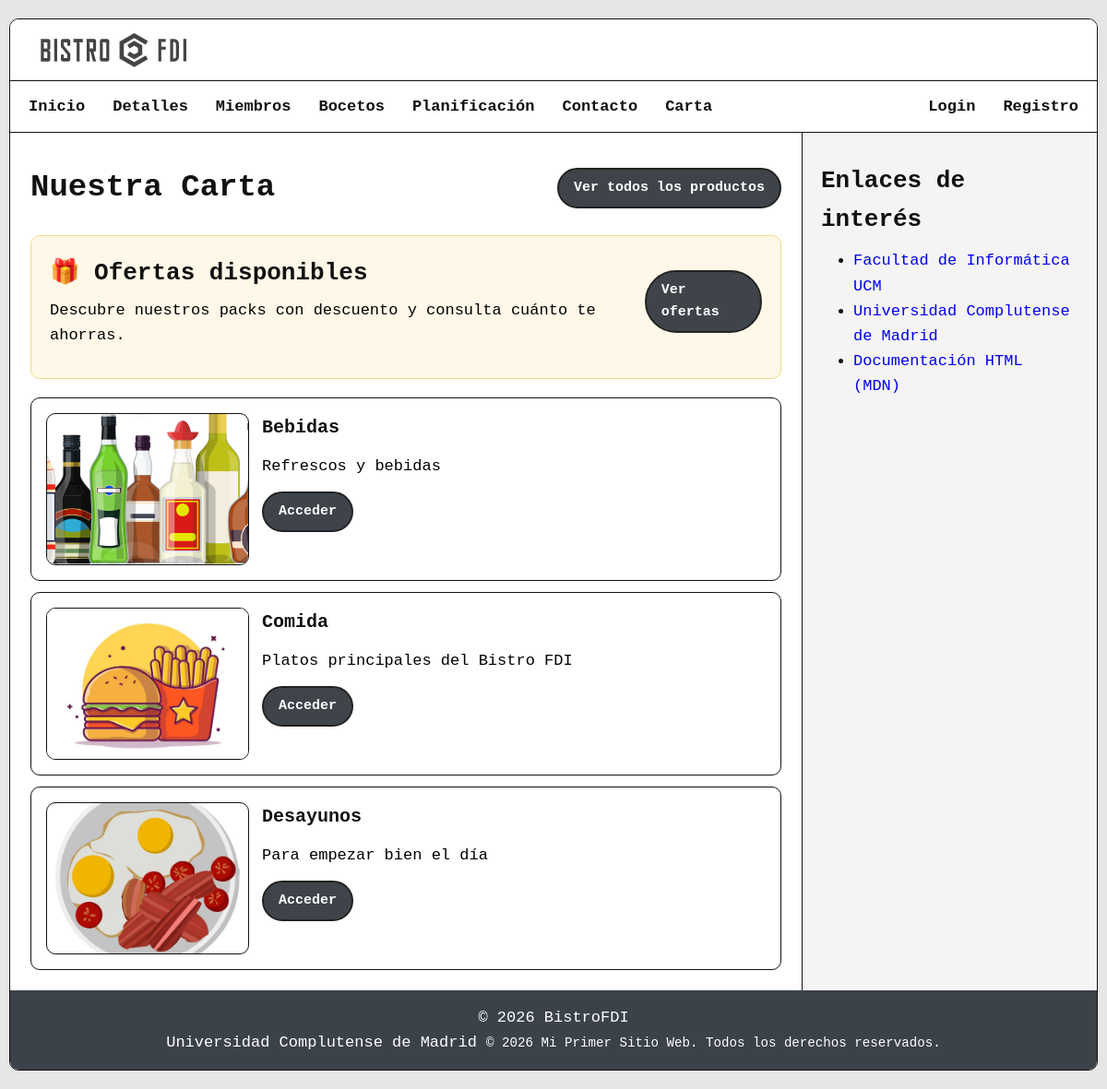
The page /includes/vistas/usuarios/categorias_listar.php on the database its author committed.
### tables this page shows
CREATE TABLE categorias (
    id INT AUTO_INCREMENT PRIMARY KEY,
    nombre VARCHAR(100) NOT NULL,
    descripcion TEXT,
    imagen VARCHAR(255) DEFAULT NULL
);

### includes/app/util/helper.php (called while the page is built, shortened)
<?php
if (!function_exists('h')) {
    function h(string $s): string {
        return htmlspecialchars($s, ENT_QUOTES | ENT_SUBSTITUTE, 'UTF-8');
    }
}

### includes/app/sa/CategoriaSA.php (called while the page is built, shortened)
<?php
require_once RAIZ_APP . '/includes/app/dao/CategoriaDAO.php';
require_once RAIZ_APP . '/includes/app/dto/CategoriaDTO.php';
class CategoriaSA
{
    private static function dao(): CategoriaDAO
    {
        $conn = Aplicacion::getInstance()->getConexionBd();
        return new CategoriaDAO($conn);
    }
    public static function listar(): array
    {
        return self::dao()->findAll();
    }
}

### includes/app/dao/CategoriaDAO.php (called while the page is built, shortened)
<?php
require_once RAIZ_APP . '/includes/app/dto/CategoriaDTO.php';
class CategoriaDAO {
    public function findAll(): array {
        $sql = "SELECT id, nombre, descripcion, imagen
                FROM categorias
                ORDER BY nombre ASC";
        $rs = $this->conn->query($sql);
        $res = [];
        while ($row = $rs->fetch_assoc()) {
            $res[] = new CategoriaDTO(
                (int)$row['id'],
                (string)$row['nombre'],
                $row['descripcion'] !== null ? (string)$row['descripcion'] : null,
                $row['imagen'] !== null ? (string)$row['imagen'] : null
            );
        }
        return $res;
    }
}

### includes/app/dto/CategoriaDTO.php (called while the page is built, shortened)
<?php
class CategoriaDTO {
    public function getId(): ?int { return $this->id; }
    public function getNombre(): string { return $this->nombre; }
    public function getDescripcion(): ?string { return $this->descripcion; }
    public function getImagen(): ?string { return $this->imagen; }
}

### includes/vistas/usuarios/categorias_listar.php (the view, shortened to what this page needs)
<?php
require_once RAIZ_APP . '/includes/app/sa/CategoriaSA.php';
$baseUsuario = RUTA_APP . '/includes/vistas/usuarios';
$categorias = CategoriaSA::listar();
$ofertas = OfertaSA::listarActivasHoy();
$tituloPagina = 'Nuestra Carta';
?>
<section class="ger-wrap">
  <div class="header-bar">
    <h1><?= h($tituloPagina) ?></h1>
    <a class="btn" href="<?= h(RUTA_APP . '/includes/vistas/usuarios/productos_carta.php') ?>">
      Ver todos los productos
    </a>
  </div>
  <?php if (!empty($ofertas)): ?>
  <div class="card" style="margin-bottom: 20px; background: #fff8e8; border: 1px solid #f0d98a; padding: 20px;">
    <div class="header-bar" style="align-items: center; gap: 15px;">
      <div>
        <h2 style="margin: 0 0 6px 0;">🎁 Ofertas disponibles</h2>
        <p class="muted" style="margin: 0;">
          Descubre nuestros packs con descuento y consulta cuánto te ahorras.
        </p>
      </div>
      <a class="btn" href="<?= h(RUTA_APP . '/includes/vistas/ofertas/ofertas_listar.php') ?>">
        Ver ofertas
      </a>
    </div>
  </div>
  <?php endif; ?>
  <?php if (empty($categorias)): ?>
    <p class="muted">No hay categorías todavía.</p>
  <?php else: ?>
    <div class="stack">
      <?php foreach ($categorias as $c): ?>
        <?php $id = (int)$c->getId(); $img = $c->getImagen(); ?>
        <div class="card cat-card">
          <?php if ($img): ?>
            <img
              src="<?= h(RUTA_IMGS . '/' . ltrim((string)$img, '/')) ?>"
              alt=""
              class="cat-img">
          <?php endif; ?>
          <div class="stack flex-1 minw-240">
            <h3 class="title-reset"><?= h((string)$c->getNombre()) ?></h3>
            <p class="muted"><?= h((string)($c->getDescripcion() ?? '')) ?></p>
            <div class="form-actions">
              <a class="btn" href="<?= h($baseUsuario . '/productos_carta.php?id_cat=' . $id) ?>">Acceder</a>
            </div>
          </div>
        </div>
      <?php endforeach; ?>
    </div>
  <?php endif; ?>
</section>
<?php
$contenidoPrincipal = ob_get_clean();
require RAIZ_APP . '/includes/vistas/common/plantilla.php';

### includes/vistas/common/plantilla.php (shortened to what this page needs)
<!DOCTYPE html>
<html>
    <head>
        <link rel="stylesheet" type="text/css" href="<?php echo RUTA_CSS . '/estilo.css' ?>" />
        <link rel="stylesheet" href="<?= RUTA_CSS . '/gerente.css' ?>" />
        <link rel="stylesheet" type="text/css" href="<?= RUTA_CSS . '/movil.css' ?>" />
        <link rel="stylesheet" type="text/css" href="<?= RUTA_CSS . '/tablet.css' ?>" />
    </head>
    <?php
        $staffTheme =
            !empty($_SESSION['login']) &&
            (
                (!empty($_SESSION['esGerente'])  && $_SESSION['esGerente'] === true) ||
                (!empty($_SESSION['esCocinero']) && $_SESSION['esCocinero'] === true) ||
                (!empty($_SESSION['esCamarero']) && $_SESSION['esCamarero'] === true)
            );
    ?>
    <body class="<?= $staffTheme ? 'staff' : '' ?>">
        <div id="contenedor">
            <?php
                include(RAIZ_APP . '/includes/vistas/common/header.php');
                include(RAIZ_APP . '/includes/vistas/common/nav.php');
            ?>
            <div class="contenido">
                <main>
                    <?= $contenidoPrincipal ?? '' ?>
                </main>
                <?php
                    include(RAIZ_APP . '/includes/vistas/common/aside.php');
                ?>
            </div>
            <?php
                include(RAIZ_APP . '/includes/vistas/common/footer.php');
            ?>
        </div>
    </body>
</html>

### includes/vistas/common/header.php
<header id="top">
    <div id="marca">
        <img src="<?= RUTA_IMGS ?>/logo1.png" alt="BistroFDI">
    </div>
</header>

### includes/vistas/common/nav.php (shortened to what this page needs)
<?php
$estaLogueado = !empty($_SESSION['login']);
?>
<nav id="menu">
  <a href="<?= RUTA_APP ?>/index.php">Inicio</a>
  <a href="<?= RUTA_VISTAS ?>/detalles.php">Detalles</a>
  <a href="<?= RUTA_VISTAS ?>/miembros.php">Miembros</a>
  <a href="<?= RUTA_VISTAS ?>/bocetos.php">Bocetos</a>
  <a href="<?= RUTA_VISTAS ?>/planificacion.php">Planificación</a>
  <a href="<?= RUTA_VISTAS ?>/contacto.php">Contacto</a>
  <a href="<?= RUTA_VISTAS ?>/usuarios/categorias_listar.php">Carta</a>
  <span class="nav-right">
    <?php if (!$estaLogueado): ?>
      <a class="nav-cta" href="<?= RUTA_VISTAS ?>/login.php">Login</a>
      <a class="nav-cta" href="<?= RUTA_VISTAS ?>/registrar.php">Registro</a>
    <?php endif; ?>
  </span>
</nav>

### includes/vistas/common/aside.php
<aside>
    <h2>Enlaces de interés</h2>
    <ul>
      <li>
        <a href="https://informatica.ucm.es" target="_blank" rel="noopener noreferrer">
          Facultad de Informática UCM
        </a>
      </li>
      <li>
        <a href="https://www.ucm.es" target="_blank" rel="noopener noreferrer">
          Universidad Complutense de Madrid
        </a>
      </li>
      <li>
        <a href="https://developer.mozilla.org/es/docs/Web/HTML" target="_blank" rel="noopener noreferrer">
          Documentación HTML (MDN)
        </a>
      </li>
    </ul>
  </aside>

### includes/vistas/common/footer.php
<footer>
    <p>© 2026 BistroFDI</p>
    Universidad Complutense de Madrid
    <small>&copy; 2026 Mi Primer Sitio Web. Todos los derechos reservados.</small>
</footer>

### css/estilo.css (style rules this page uses)
* { box-sizing: border-box; margin: 0; padding: 0; }
html, body { min-height: 100%; height: auto; }
body { background: #E6E6E6; color: #111; font-family: ui-monospace, SFMono-Regular, Menlo, Monaco, Consolas, "Liberation Mono", "Courier New", monospace; font-size: 17px; line-height: 1.6; overflow: auto; }
img { display: block; max-width: 100%; height: auto; }
a { text-decoration: none; }
ul, ol { margin-left: 15px; padding-left: 20px; }
h1 { margin: 10px 0 12px; font-size: 34px; }
h2 { margin: 12px 0 10px; font-size: 26px; }
h3 { margin: 12px 0 8px; font-size: 20px; }
#contenedor { width: min(1400px, calc(100vw - 20px)); min-height: calc(100vh - 20px); height: auto; margin: 20px auto; background: #fff; border: 1px solid #111; border-radius: 10px; overflow: hidden; display: grid; grid-template-rows: auto auto 1fr auto; }
header#top { display: flex; align-items: center; gap: 12px; padding: 8px 15px; background: #fff; border-bottom: 1px solid #111; }
#marca img { width: auto; height: 50px; }
#contenedor > .contenido { display: grid; grid-template-columns: 1fr 320px; min-height: 0; }
main { min-height: 0; overflow-y: auto; padding: 22px; }
aside { min-height: 0; overflow-y: auto; padding: 20px; background: #f4f4f4; border-left: 1px solid #111; }
footer { padding: 16px; background: #3B424A; color: #fff; text-align: center; }
nav#menu { display: flex; align-items: center; gap: 10px; position: relative; padding: 8px 10px; background: #fff; border-bottom: 1px solid #111; font-weight: bold; }
nav#menu a { padding: 6px 10px; border-radius: 10px; color: #111; text-decoration: none; }
.nav-right { display: flex; align-items: center; gap: 10px; margin-left: auto; }
.card { padding: 16px; background: #fff; border: 1px solid #111; border-radius: 10px; }
.stack > * + * { margin-top: 12px; }
.muted { color: #000; }
.title-reset, .product-title, .product-name, .cart-item-title { margin: 0; }
.header-bar, .catalog-head { display: flex; align-items: center; justify-content: space-between; gap: 12px; margin-bottom: 12px; }
.btn, button, input[type="button"], input[type="submit"], input[type="reset"] { display: inline-flex; align-items: center; justify-content: center; padding: 8px 16px; border: 2px solid #222; border-radius: 999px; background: #3f444b; color: #fff; font: inherit; font-size: 15px; font-weight: 700; cursor: pointer; text-decoration: none; transition: background 0.15s ease; }
a.btn { color: #fff; }
.form-actions { display: flex; align-items: center; gap: 10px; flex-wrap: wrap; margin-top: 14px; }
.ger-wrap { width: 100%; }
.flex-1 { flex: 1; }
.minw-240 { min-width: 240px; }
.cat-card { display: flex; gap: 14px; align-items: flex-start; flex-wrap: wrap; }
.cat-img { width: 220px; max-width: 100%; aspect-ratio: 4/3; object-fit: cover; border: 1px solid #111; border-radius: 10px; background: #fff; }
html { scroll-behavior: smooth; }

### rows shown on the page
categorias: imagen (picture), nombre "Bebidas", descripcion "Refrescos y bebidas"
categorias: imagen (picture), nombre "Comida", descripcion "Platos principales del Bistro FDI"
categorias: imagen (picture), nombre "Desayunos", descripcion "Para empezar bien el día"

### other values the page prints
$tituloPagina "Nuestra Carta"
